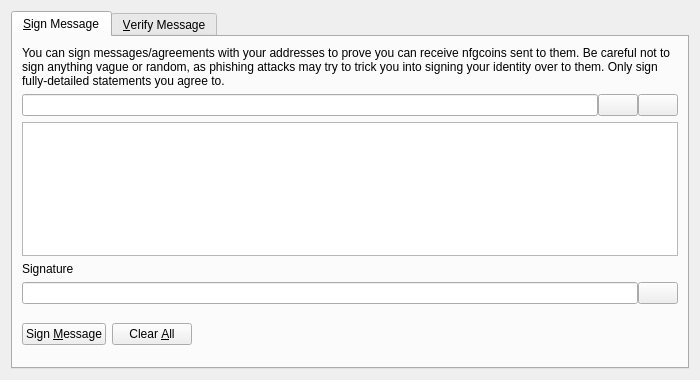
<?xml version="1.0" encoding="UTF-8"?>
<ui version="4.0">
 <class>SignVerifyMessageDialog</class>
 <widget class="QDialog" name="SignVerifyMessageDialog">
  <property name="geometry">
   <rect>
    <x>0</x>
    <y>0</y>
    <width>700</width>
    <height>380</height>
   </rect>
  </property>
  <property name="windowTitle">
   <string>Signatures - Sign / Verify a Message</string>
  </property>
  <property name="modal">
   <bool>true</bool>
  </property>
  <layout class="QVBoxLayout" name="verticalLayout">
   <item>
    <widget class="QTabWidget" name="tabWidget">
     <property name="currentIndex">
      <number>0</number>
     </property>
     <widget class="QWidget" name="tabSignMessage">
      <attribute name="title">
       <string>&amp;Sign Message</string>
      </attribute>
      <layout class="QVBoxLayout" name="verticalLayout_SM">
       <item>
        <widget class="QLabel" name="infoLabel_SM">
         <property name="text">
          <string>You can sign messages/agreements with your addresses to prove you can receive nfgcoins sent to them. Be careful not to sign anything vague or random, as phishing attacks may try to trick you into signing your identity over to them. Only sign fully-detailed statements you agree to.</string>
         </property>
         <property name="textFormat">
          <enum>Qt::PlainText</enum>
         </property>
         <property name="wordWrap">
          <bool>true</bool>
         </property>
        </widget>
       </item>
       <item>
        <layout class="QHBoxLayout" name="horizontalLayout_1_SM">
         <property name="spacing">
          <number>0</number>
         </property>
         <item>
          <widget class="QValidatedLineEdit" name="addressIn_SM">
           <property name="toolTip">
            <string>The NFGcoin address to sign the message with</string>
           </property>
          </widget>
         </item>
         <item>
          <widget class="QPushButton" name="addressBookButton_SM">
           <property name="toolTip">
            <string>Choose previously used address</string>
           </property>
           <property name="text">
            <string/>
           </property>
           <property name="icon">
            <iconset resource="../bitcoin.qrc">
             <normaloff>:/icons/address-book</normaloff>:/icons/address-book</iconset>
           </property>
           <property name="shortcut">
            <string>Alt+A</string>
           </property>
           <property name="autoDefault">
            <bool>false</bool>
           </property>
          </widget>
         </item>
         <item>
          <widget class="QPushButton" name="pasteButton_SM">
           <property name="toolTip">
            <string>Paste address from clipboard</string>
           </property>
           <property name="text">
            <string/>
           </property>
           <property name="icon">
            <iconset resource="../bitcoin.qrc">
             <normaloff>:/icons/editpaste</normaloff>:/icons/editpaste</iconset>
           </property>
           <property name="shortcut">
            <string>Alt+P</string>
           </property>
           <property name="autoDefault">
            <bool>false</bool>
           </property>
          </widget>
         </item>
        </layout>
       </item>
       <item>
        <widget class="QPlainTextEdit" name="messageIn_SM">
         <property name="toolTip">
          <string>Enter the message you want to sign here</string>
         </property>
        </widget>
       </item>
       <item>
        <widget class="QLabel" name="signatureLabel_SM">
         <property name="text">
          <string>Signature</string>
         </property>
         <property name="textFormat">
          <enum>Qt::PlainText</enum>
         </property>
        </widget>
       </item>
       <item>
        <layout class="QHBoxLayout" name="horizontalLayout_2_SM">
         <property name="spacing">
          <number>0</number>
         </property>
         <item>
          <widget class="QLineEdit" name="signatureOut_SM">
           <property name="font">
            <font>
             <italic>true</italic>
            </font>
           </property>
           <property name="readOnly">
            <bool>true</bool>
           </property>
          </widget>
         </item>
         <item>
          <widget class="QPushButton" name="copySignatureButton_SM">
           <property name="toolTip">
            <string>Copy the current signature to the system clipboard</string>
           </property>
           <property name="text">
            <string/>
           </property>
           <property name="icon">
            <iconset resource="../bitcoin.qrc">
             <normaloff>:/icons/editcopy</normaloff>:/icons/editcopy</iconset>
           </property>
           <property name="autoDefault">
            <bool>false</bool>
           </property>
          </widget>
         </item>
        </layout>
       </item>
       <item>
        <layout class="QHBoxLayout" name="horizontalLayout_3_SM">
         <item>
          <widget class="QPushButton" name="signMessageButton_SM">
           <property name="toolTip">
            <string>Sign the message to prove you own this NFGcoin address</string>
           </property>
           <property name="text">
            <string>Sign &amp;Message</string>
           </property>
           <property name="icon">
            <iconset resource="../bitcoin.qrc">
             <normaloff>:/icons/edit</normaloff>:/icons/edit</iconset>
           </property>
           <property name="autoDefault">
            <bool>false</bool>
           </property>
          </widget>
         </item>
         <item>
          <widget class="QPushButton" name="clearButton_SM">
           <property name="toolTip">
            <string>Reset all sign message fields</string>
           </property>
           <property name="text">
            <string>Clear &amp;All</string>
           </property>
           <property name="icon">
            <iconset resource="../bitcoin.qrc">
             <normaloff>:/icons/remove</normaloff>:/icons/remove</iconset>
           </property>
           <property name="autoDefault">
            <bool>false</bool>
           </property>
          </widget>
         </item>
         <item>
          <spacer name="horizontalSpacer_1_SM">
           <property name="orientation">
            <enum>Qt::Horizontal</enum>
           </property>
           <property name="sizeHint" stdset="0">
            <size>
             <width>40</width>
             <height>48</height>
            </size>
           </property>
          </spacer>
         </item>
         <item>
          <widget class="QLabel" name="statusLabel_SM">
           <property name="font">
            <font>
             <weight>75</weight>
             <bold>true</bold>
            </font>
           </property>
           <property name="text">
            <string/>
           </property>
           <property name="wordWrap">
            <bool>true</bool>
           </property>
          </widget>
         </item>
         <item>
          <spacer name="horizontalSpacer_2_SM">
           <property name="orientation">
            <enum>Qt::Horizontal</enum>
           </property>
           <property name="sizeHint" stdset="0">
            <size>
             <width>40</width>
             <height>48</height>
            </size>
           </property>
          </spacer>
         </item>
        </layout>
       </item>
      </layout>
     </widget>
     <widget class="QWidget" name="tabVerifyMessage">
      <attribute name="title">
       <string>&amp;Verify Message</string>
      </attribute>
      <layout class="QVBoxLayout" name="verticalLayout_VM">
       <item>
        <widget class="QLabel" name="infoLabel_VM">
         <property name="text">
          <string>Enter the receiver's address, message (ensure you copy line breaks, spaces, tabs, etc. exactly) and signature below to verify the message. Be careful not to read more into the signature than what is in the signed message itself, to avoid being tricked by a man-in-the-middle attack. Note that this only proves the signing party receives with the address, it cannot prove sendership of any transaction!</string>
         </property>
         <property name="textFormat">
          <enum>Qt::PlainText</enum>
         </property>
         <property name="alignment">
          <set>Qt::AlignLeading|Qt::AlignLeft|Qt::AlignTop</set>
         </property>
         <property name="wordWrap">
          <bool>true</bool>
         </property>
        </widget>
       </item>
       <item>
        <layout class="QHBoxLayout" name="horizontalLayout_1_VM">
         <property name="spacing">
          <number>0</number>
         </property>
         <item>
          <widget class="QValidatedLineEdit" name="addressIn_VM">
           <property name="toolTip">
            <string>The NFGcoin address the message was signed with</string>
           </property>
          </widget>
         </item>
         <item>
          <widget class="QPushButton" name="addressBookButton_VM">
           <property name="toolTip">
            <string>Choose previously used address</string>
           </property>
           <property name="text">
            <string/>
           </property>
           <property name="icon">
            <iconset resource="../bitcoin.qrc">
             <normaloff>:/icons/address-book</normaloff>:/icons/address-book</iconset>
           </property>
           <property name="shortcut">
            <string>Alt+A</string>
           </property>
           <property name="autoDefault">
            <bool>false</bool>
           </property>
          </widget>
         </item>
        </layout>
       </item>
       <item>
        <widget class="QPlainTextEdit" name="messageIn_VM"/>
       </item>
       <item>
        <widget class="QValidatedLineEdit" name="signatureIn_VM"/>
       </item>
       <item>
        <layout class="QHBoxLayout" name="horizontalLayout_2_VM">
         <item>
          <widget class="QPushButton" name="verifyMessageButton_VM">
           <property name="toolTip">
            <string>Verify the message to ensure it was signed with the specified NFGcoin address</string>
           </property>
           <property name="text">
            <string>Verify &amp;Message</string>
           </property>
           <property name="icon">
            <iconset resource="../bitcoin.qrc">
             <normaloff>:/icons/transaction_0</normaloff>:/icons/transaction_0</iconset>
           </property>
           <property name="autoDefault">
            <bool>false</bool>
           </property>
          </widget>
         </item>
         <item>
          <widget class="QPushButton" name="clearButton_VM">
           <property name="toolTip">
            <string>Reset all verify message fields</string>
           </property>
           <property name="text">
            <string>Clear &amp;All</string>
           </property>
           <property name="icon">
            <iconset resource="../bitcoin.qrc">
             <normaloff>:/icons/remove</normaloff>:/icons/remove</iconset>
           </property>
           <property name="autoDefault">
            <bool>false</bool>
           </property>
          </widget>
         </item>
         <item>
          <spacer name="horizontalSpacer_1_VM">
           <property name="orientation">
            <enum>Qt::Horizontal</enum>
           </property>
           <property name="sizeHint" stdset="0">
            <size>
             <width>40</width>
             <height>48</height>
            </size>
           </property>
          </spacer>
         </item>
         <item>
          <widget class="QLabel" name="statusLabel_VM">
           <property name="font">
            <font>
             <weight>75</weight>
             <bold>true</bold>
            </font>
           </property>
           <property name="text">
            <string/>
           </property>
           <property name="wordWrap">
            <bool>true</bool>
           </property>
          </widget>
         </item>
         <item>
          <spacer name="horizontalSpacer_2_VM">
           <property name="orientation">
            <enum>Qt::Horizontal</enum>
           </property>
           <property name="sizeHint" stdset="0">
            <size>
             <width>40</width>
             <height>48</height>
            </size>
           </property>
          </spacer>
         </item>
        </layout>
       </item>
      </layout>
     </widget>
    </widget>
   </item>
  </layout>
 </widget>
 <customwidgets>
  <customwidget>
   <class>QValidatedLineEdit</class>
   <extends>QLineEdit</extends>
   <header>qvalidatedlineedit.h</header>
  </customwidget>
 </customwidgets>
 <resources>
  <include location="../bitcoin.qrc"/>
 </resources>
 <connections/>
</ui>
